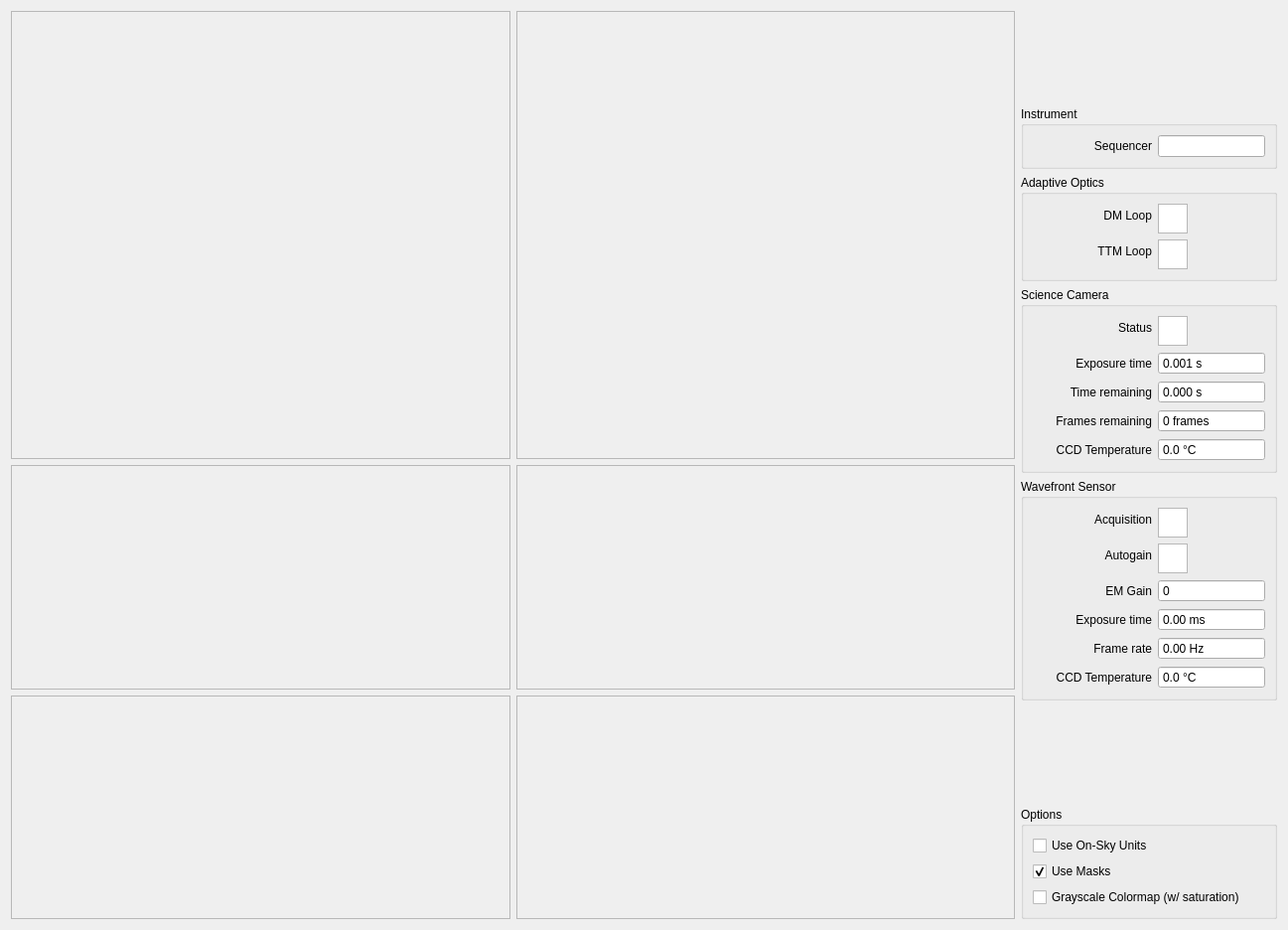
<?xml version="1.0" encoding="UTF-8"?>
<ui version="4.0">
 <class>MainWidget</class>
 <widget class="QWidget" name="MainWidget">
  <property name="geometry">
   <rect>
    <x>0</x>
    <y>0</y>
    <width>1297</width>
    <height>936</height>
   </rect>
  </property>
  <property name="windowTitle">
   <string>Main - KalAO</string>
  </property>
  <layout class="QGridLayout" name="gridLayout" rowstretch="2,1,1" columnstretch="1,1,0">
   <item row="2" column="0">
    <widget class="QFrame" name="dm_frame">
     <property name="frameShape">
      <enum>QFrame::Shape::StyledPanel</enum>
     </property>
     <property name="frameShadow">
      <enum>QFrame::Shadow::Raised</enum>
     </property>
     <layout class="QGridLayout" name="gridLayout_3">
      <property name="leftMargin">
       <number>0</number>
      </property>
      <property name="topMargin">
       <number>0</number>
      </property>
      <property name="rightMargin">
       <number>0</number>
      </property>
      <property name="bottomMargin">
       <number>0</number>
      </property>
     </layout>
    </widget>
   </item>
   <item row="0" column="0">
    <widget class="QFrame" name="wfs_frame">
     <property name="frameShape">
      <enum>QFrame::Shape::StyledPanel</enum>
     </property>
     <property name="frameShadow">
      <enum>QFrame::Shadow::Raised</enum>
     </property>
     <layout class="QGridLayout" name="gridLayout_2">
      <property name="leftMargin">
       <number>0</number>
      </property>
      <property name="topMargin">
       <number>0</number>
      </property>
      <property name="rightMargin">
       <number>0</number>
      </property>
      <property name="bottomMargin">
       <number>0</number>
      </property>
     </layout>
    </widget>
   </item>
   <item row="2" column="1">
    <widget class="QFrame" name="ttm_frame">
     <property name="frameShape">
      <enum>QFrame::Shape::StyledPanel</enum>
     </property>
     <property name="frameShadow">
      <enum>QFrame::Shadow::Raised</enum>
     </property>
     <layout class="QGridLayout" name="gridLayout_6">
      <property name="leftMargin">
       <number>0</number>
      </property>
      <property name="topMargin">
       <number>0</number>
      </property>
      <property name="rightMargin">
       <number>0</number>
      </property>
      <property name="bottomMargin">
       <number>0</number>
      </property>
     </layout>
    </widget>
   </item>
   <item row="0" column="2" rowspan="3">
    <layout class="QVBoxLayout" name="side_layout">
     <item>
      <widget class="QLabel" name="label">
       <property name="minimumSize">
        <size>
         <width>0</width>
         <height>90</height>
        </size>
       </property>
       <property name="styleSheet">
        <string notr="true">image: url(:/assets/logo/KalAO_logo.svg);
margin: 10px;</string>
       </property>
      </widget>
     </item>
     <item>
      <widget class="QGroupBox" name="instrument_groupbox">
       <property name="title">
        <string>Instrument</string>
       </property>
       <layout class="QFormLayout" name="formLayout_4">
        <item row="0" column="0">
         <widget class="QLabel" name="sequencer_label">
          <property name="minimumSize">
           <size>
            <width>120</width>
            <height>0</height>
           </size>
          </property>
          <property name="maximumSize">
           <size>
            <width>120</width>
            <height>16777215</height>
           </size>
          </property>
          <property name="text">
           <string>Sequencer</string>
          </property>
          <property name="alignment">
           <set>Qt::AlignmentFlag::AlignRight|Qt::AlignmentFlag::AlignTrailing|Qt::AlignmentFlag::AlignVCenter</set>
          </property>
         </widget>
        </item>
        <item row="0" column="1">
         <widget class="QLineEdit" name="sequencer_lineedit">
          <property name="readOnly">
           <bool>true</bool>
          </property>
         </widget>
        </item>
       </layout>
      </widget>
     </item>
     <item>
      <widget class="QGroupBox" name="ao_groupbox">
       <property name="title">
        <string>Adaptive Optics</string>
       </property>
       <layout class="QFormLayout" name="formLayout_3">
        <item row="0" column="0">
         <widget class="QLabel" name="dmloop_label">
          <property name="minimumSize">
           <size>
            <width>120</width>
            <height>0</height>
           </size>
          </property>
          <property name="maximumSize">
           <size>
            <width>120</width>
            <height>16777215</height>
           </size>
          </property>
          <property name="text">
           <string>DM Loop</string>
          </property>
          <property name="alignment">
           <set>Qt::AlignmentFlag::AlignRight|Qt::AlignmentFlag::AlignTrailing|Qt::AlignmentFlag::AlignVCenter</set>
          </property>
         </widget>
        </item>
        <item row="0" column="1">
         <widget class="KStatusIndicator" name="dmloop_indicator">
          <property name="sizePolicy">
           <sizepolicy hsizetype="Fixed" vsizetype="Fixed">
            <horstretch>0</horstretch>
            <verstretch>0</verstretch>
           </sizepolicy>
          </property>
          <property name="minimumSize">
           <size>
            <width>30</width>
            <height>30</height>
           </size>
          </property>
          <property name="maximumSize">
           <size>
            <width>30</width>
            <height>30</height>
           </size>
          </property>
         </widget>
        </item>
        <item row="1" column="0">
         <widget class="QLabel" name="ttmloop_label">
          <property name="minimumSize">
           <size>
            <width>120</width>
            <height>0</height>
           </size>
          </property>
          <property name="maximumSize">
           <size>
            <width>120</width>
            <height>16777215</height>
           </size>
          </property>
          <property name="text">
           <string>TTM Loop</string>
          </property>
          <property name="alignment">
           <set>Qt::AlignmentFlag::AlignRight|Qt::AlignmentFlag::AlignTrailing|Qt::AlignmentFlag::AlignVCenter</set>
          </property>
         </widget>
        </item>
        <item row="1" column="1">
         <widget class="KStatusIndicator" name="ttmloop_indicator">
          <property name="sizePolicy">
           <sizepolicy hsizetype="Fixed" vsizetype="Fixed">
            <horstretch>0</horstretch>
            <verstretch>0</verstretch>
           </sizepolicy>
          </property>
          <property name="minimumSize">
           <size>
            <width>30</width>
            <height>30</height>
           </size>
          </property>
          <property name="maximumSize">
           <size>
            <width>30</width>
            <height>30</height>
           </size>
          </property>
         </widget>
        </item>
       </layout>
      </widget>
     </item>
     <item>
      <widget class="QGroupBox" name="camera_groupbox">
       <property name="title">
        <string>Science Camera</string>
       </property>
       <layout class="QFormLayout" name="formLayout_2">
        <item row="0" column="0">
         <widget class="QLabel" name="camera_status_label">
          <property name="minimumSize">
           <size>
            <width>120</width>
            <height>0</height>
           </size>
          </property>
          <property name="maximumSize">
           <size>
            <width>120</width>
            <height>16777215</height>
           </size>
          </property>
          <property name="text">
           <string>Status</string>
          </property>
          <property name="alignment">
           <set>Qt::AlignmentFlag::AlignRight|Qt::AlignmentFlag::AlignTrailing|Qt::AlignmentFlag::AlignVCenter</set>
          </property>
         </widget>
        </item>
        <item row="0" column="1">
         <widget class="KStatusIndicator" name="cameras_status_indicator">
          <property name="sizePolicy">
           <sizepolicy hsizetype="Fixed" vsizetype="Fixed">
            <horstretch>0</horstretch>
            <verstretch>0</verstretch>
           </sizepolicy>
          </property>
          <property name="minimumSize">
           <size>
            <width>30</width>
            <height>30</height>
           </size>
          </property>
          <property name="maximumSize">
           <size>
            <width>30</width>
            <height>30</height>
           </size>
          </property>
         </widget>
        </item>
        <item row="1" column="0">
         <widget class="QLabel" name="camera_exposure_time_label">
          <property name="minimumSize">
           <size>
            <width>120</width>
            <height>0</height>
           </size>
          </property>
          <property name="maximumSize">
           <size>
            <width>120</width>
            <height>16777215</height>
           </size>
          </property>
          <property name="text">
           <string>Exposure time</string>
          </property>
          <property name="alignment">
           <set>Qt::AlignmentFlag::AlignRight|Qt::AlignmentFlag::AlignTrailing|Qt::AlignmentFlag::AlignVCenter</set>
          </property>
         </widget>
        </item>
        <item row="1" column="1">
         <widget class="KNaNDoubleSpinbox" name="camera_exposure_time_spinbox">
          <property name="readOnly">
           <bool>true</bool>
          </property>
          <property name="buttonSymbols">
           <enum>QAbstractSpinBox::ButtonSymbols::NoButtons</enum>
          </property>
          <property name="keyboardTracking">
           <bool>false</bool>
          </property>
          <property name="suffix">
           <string> s</string>
          </property>
          <property name="decimals">
           <number>3</number>
          </property>
          <property name="minimum">
           <double>0.001000000000000</double>
          </property>
          <property name="maximum">
           <double>99999999.000000000000000</double>
          </property>
         </widget>
        </item>
        <item row="2" column="0">
         <widget class="QLabel" name="camera_remaining_time_label">
          <property name="minimumSize">
           <size>
            <width>120</width>
            <height>0</height>
           </size>
          </property>
          <property name="maximumSize">
           <size>
            <width>120</width>
            <height>16777215</height>
           </size>
          </property>
          <property name="text">
           <string>Time remaining</string>
          </property>
          <property name="alignment">
           <set>Qt::AlignmentFlag::AlignRight|Qt::AlignmentFlag::AlignTrailing|Qt::AlignmentFlag::AlignVCenter</set>
          </property>
         </widget>
        </item>
        <item row="2" column="1">
         <widget class="KNaNDoubleSpinbox" name="camera_remaining_time_spinbox">
          <property name="readOnly">
           <bool>true</bool>
          </property>
          <property name="buttonSymbols">
           <enum>QAbstractSpinBox::ButtonSymbols::NoButtons</enum>
          </property>
          <property name="keyboardTracking">
           <bool>false</bool>
          </property>
          <property name="suffix">
           <string> s</string>
          </property>
          <property name="decimals">
           <number>3</number>
          </property>
          <property name="minimum">
           <double>0.000000000000000</double>
          </property>
          <property name="maximum">
           <double>99999999.000000000000000</double>
          </property>
         </widget>
        </item>
        <item row="3" column="0">
         <widget class="QLabel" name="camera_remaining_frames_label">
          <property name="minimumSize">
           <size>
            <width>120</width>
            <height>0</height>
           </size>
          </property>
          <property name="maximumSize">
           <size>
            <width>120</width>
            <height>16777215</height>
           </size>
          </property>
          <property name="text">
           <string>Frames remaining</string>
          </property>
          <property name="alignment">
           <set>Qt::AlignmentFlag::AlignRight|Qt::AlignmentFlag::AlignTrailing|Qt::AlignmentFlag::AlignVCenter</set>
          </property>
         </widget>
        </item>
        <item row="3" column="1">
         <widget class="QSpinBox" name="camera_remaining_frames_spinbox">
          <property name="readOnly">
           <bool>true</bool>
          </property>
          <property name="buttonSymbols">
           <enum>QAbstractSpinBox::ButtonSymbols::NoButtons</enum>
          </property>
          <property name="keyboardTracking">
           <bool>false</bool>
          </property>
          <property name="suffix">
           <string> frames</string>
          </property>
          <property name="minimum">
           <number>-1</number>
          </property>
          <property name="maximum">
           <number>9999</number>
          </property>
         </widget>
        </item>
        <item row="4" column="0">
         <widget class="QLabel" name="camera_ccd_temperature_label">
          <property name="minimumSize">
           <size>
            <width>120</width>
            <height>0</height>
           </size>
          </property>
          <property name="maximumSize">
           <size>
            <width>120</width>
            <height>16777215</height>
           </size>
          </property>
          <property name="text">
           <string>CCD Temperature</string>
          </property>
          <property name="alignment">
           <set>Qt::AlignmentFlag::AlignRight|Qt::AlignmentFlag::AlignTrailing|Qt::AlignmentFlag::AlignVCenter</set>
          </property>
         </widget>
        </item>
        <item row="4" column="1">
         <widget class="KNaNDoubleSpinbox" name="camera_ccd_temperature_spinbox">
          <property name="readOnly">
           <bool>true</bool>
          </property>
          <property name="buttonSymbols">
           <enum>QAbstractSpinBox::ButtonSymbols::NoButtons</enum>
          </property>
          <property name="keyboardTracking">
           <bool>false</bool>
          </property>
          <property name="suffix">
           <string> °C</string>
          </property>
          <property name="decimals">
           <number>1</number>
          </property>
          <property name="minimum">
           <double>-100.000000000000000</double>
          </property>
          <property name="maximum">
           <double>100.000000000000000</double>
          </property>
         </widget>
        </item>
       </layout>
      </widget>
     </item>
     <item>
      <widget class="QGroupBox" name="wfs_groupbox">
       <property name="title">
        <string>Wavefront Sensor</string>
       </property>
       <layout class="QFormLayout" name="formLayout">
        <item row="0" column="0">
         <widget class="QLabel" name="wfs_acquisition_label">
          <property name="minimumSize">
           <size>
            <width>120</width>
            <height>0</height>
           </size>
          </property>
          <property name="maximumSize">
           <size>
            <width>120</width>
            <height>16777215</height>
           </size>
          </property>
          <property name="text">
           <string>Acquisition</string>
          </property>
          <property name="alignment">
           <set>Qt::AlignmentFlag::AlignRight|Qt::AlignmentFlag::AlignTrailing|Qt::AlignmentFlag::AlignVCenter</set>
          </property>
         </widget>
        </item>
        <item row="0" column="1">
         <widget class="KStatusIndicator" name="wfs_acquisition_indicator">
          <property name="sizePolicy">
           <sizepolicy hsizetype="Fixed" vsizetype="Fixed">
            <horstretch>0</horstretch>
            <verstretch>0</verstretch>
           </sizepolicy>
          </property>
          <property name="minimumSize">
           <size>
            <width>30</width>
            <height>30</height>
           </size>
          </property>
          <property name="maximumSize">
           <size>
            <width>30</width>
            <height>30</height>
           </size>
          </property>
         </widget>
        </item>
        <item row="1" column="0">
         <widget class="QLabel" name="wfs_autogain_label">
          <property name="minimumSize">
           <size>
            <width>120</width>
            <height>0</height>
           </size>
          </property>
          <property name="maximumSize">
           <size>
            <width>120</width>
            <height>16777215</height>
           </size>
          </property>
          <property name="text">
           <string>Autogain</string>
          </property>
          <property name="alignment">
           <set>Qt::AlignmentFlag::AlignRight|Qt::AlignmentFlag::AlignTrailing|Qt::AlignmentFlag::AlignVCenter</set>
          </property>
         </widget>
        </item>
        <item row="1" column="1">
         <widget class="KStatusIndicator" name="wfs_autogain_indicator">
          <property name="sizePolicy">
           <sizepolicy hsizetype="Fixed" vsizetype="Fixed">
            <horstretch>0</horstretch>
            <verstretch>0</verstretch>
           </sizepolicy>
          </property>
          <property name="minimumSize">
           <size>
            <width>30</width>
            <height>30</height>
           </size>
          </property>
          <property name="maximumSize">
           <size>
            <width>30</width>
            <height>30</height>
           </size>
          </property>
         </widget>
        </item>
        <item row="2" column="0">
         <widget class="QLabel" name="wfs_emgain_label">
          <property name="minimumSize">
           <size>
            <width>120</width>
            <height>0</height>
           </size>
          </property>
          <property name="maximumSize">
           <size>
            <width>120</width>
            <height>16777215</height>
           </size>
          </property>
          <property name="text">
           <string>EM Gain</string>
          </property>
          <property name="alignment">
           <set>Qt::AlignmentFlag::AlignRight|Qt::AlignmentFlag::AlignTrailing|Qt::AlignmentFlag::AlignVCenter</set>
          </property>
         </widget>
        </item>
        <item row="2" column="1">
         <widget class="QSpinBox" name="wfs_emgain_spinbox">
          <property name="readOnly">
           <bool>true</bool>
          </property>
          <property name="buttonSymbols">
           <enum>QAbstractSpinBox::ButtonSymbols::NoButtons</enum>
          </property>
          <property name="keyboardTracking">
           <bool>false</bool>
          </property>
          <property name="suffix">
           <string/>
          </property>
          <property name="minimum">
           <number>-1</number>
          </property>
          <property name="maximum">
           <number>9999</number>
          </property>
         </widget>
        </item>
        <item row="3" column="0">
         <widget class="QLabel" name="wfs_exposuretime_label">
          <property name="minimumSize">
           <size>
            <width>120</width>
            <height>0</height>
           </size>
          </property>
          <property name="maximumSize">
           <size>
            <width>120</width>
            <height>16777215</height>
           </size>
          </property>
          <property name="text">
           <string>Exposure time</string>
          </property>
          <property name="alignment">
           <set>Qt::AlignmentFlag::AlignRight|Qt::AlignmentFlag::AlignTrailing|Qt::AlignmentFlag::AlignVCenter</set>
          </property>
         </widget>
        </item>
        <item row="3" column="1">
         <widget class="KNaNDoubleSpinbox" name="wfs_exposuretime_spinbox">
          <property name="readOnly">
           <bool>true</bool>
          </property>
          <property name="buttonSymbols">
           <enum>QAbstractSpinBox::ButtonSymbols::NoButtons</enum>
          </property>
          <property name="keyboardTracking">
           <bool>false</bool>
          </property>
          <property name="suffix">
           <string> ms</string>
          </property>
          <property name="decimals">
           <number>2</number>
          </property>
          <property name="minimum">
           <double>0.000000000000000</double>
          </property>
          <property name="maximum">
           <double>99999999.000000000000000</double>
          </property>
         </widget>
        </item>
        <item row="4" column="0">
         <widget class="QLabel" name="wfs_framerate_label">
          <property name="minimumSize">
           <size>
            <width>120</width>
            <height>0</height>
           </size>
          </property>
          <property name="maximumSize">
           <size>
            <width>120</width>
            <height>16777215</height>
           </size>
          </property>
          <property name="text">
           <string>Frame rate</string>
          </property>
          <property name="alignment">
           <set>Qt::AlignmentFlag::AlignRight|Qt::AlignmentFlag::AlignTrailing|Qt::AlignmentFlag::AlignVCenter</set>
          </property>
         </widget>
        </item>
        <item row="4" column="1">
         <widget class="KNaNDoubleSpinbox" name="wfs_framerate_spinbox">
          <property name="readOnly">
           <bool>true</bool>
          </property>
          <property name="buttonSymbols">
           <enum>QAbstractSpinBox::ButtonSymbols::NoButtons</enum>
          </property>
          <property name="keyboardTracking">
           <bool>false</bool>
          </property>
          <property name="suffix">
           <string> Hz</string>
          </property>
          <property name="decimals">
           <number>2</number>
          </property>
          <property name="minimum">
           <double>0.000000000000000</double>
          </property>
          <property name="maximum">
           <double>10000.000000000000000</double>
          </property>
         </widget>
        </item>
        <item row="5" column="0">
         <widget class="QLabel" name="wfs_ccd_temperature_label">
          <property name="minimumSize">
           <size>
            <width>120</width>
            <height>0</height>
           </size>
          </property>
          <property name="maximumSize">
           <size>
            <width>120</width>
            <height>16777215</height>
           </size>
          </property>
          <property name="text">
           <string>CCD Temperature</string>
          </property>
          <property name="alignment">
           <set>Qt::AlignmentFlag::AlignRight|Qt::AlignmentFlag::AlignTrailing|Qt::AlignmentFlag::AlignVCenter</set>
          </property>
         </widget>
        </item>
        <item row="5" column="1">
         <widget class="KNaNDoubleSpinbox" name="wfs_ccd_temperature_spinbox">
          <property name="readOnly">
           <bool>true</bool>
          </property>
          <property name="buttonSymbols">
           <enum>QAbstractSpinBox::ButtonSymbols::NoButtons</enum>
          </property>
          <property name="keyboardTracking">
           <bool>false</bool>
          </property>
          <property name="suffix">
           <string> °C</string>
          </property>
          <property name="decimals">
           <number>1</number>
          </property>
          <property name="minimum">
           <double>-100.000000000000000</double>
          </property>
          <property name="maximum">
           <double>100.000000000000000</double>
          </property>
         </widget>
        </item>
       </layout>
      </widget>
     </item>
     <item>
      <spacer name="verticalSpacer">
       <property name="orientation">
        <enum>Qt::Orientation::Vertical</enum>
       </property>
       <property name="sizeHint" stdset="0">
        <size>
         <width>20</width>
         <height>40</height>
        </size>
       </property>
      </spacer>
     </item>
     <item>
      <widget class="QGroupBox" name="options_groupbox">
       <property name="title">
        <string>Options</string>
       </property>
       <layout class="QVBoxLayout" name="verticalLayout_7">
        <item>
         <widget class="QCheckBox" name="onsky_checkbox">
          <property name="text">
           <string>Use On-Sky Units</string>
          </property>
         </widget>
        </item>
        <item>
         <widget class="QCheckBox" name="masks_checkbox">
          <property name="text">
           <string>Use Masks</string>
          </property>
          <property name="checked">
           <bool>true</bool>
          </property>
         </widget>
        </item>
        <item>
         <widget class="QCheckBox" name="colormap_checkbox">
          <property name="text">
           <string>Grayscale Colormap (w/ saturation)</string>
          </property>
         </widget>
        </item>
       </layout>
      </widget>
     </item>
    </layout>
   </item>
   <item row="0" column="1">
    <widget class="QFrame" name="camera_frame">
     <property name="frameShape">
      <enum>QFrame::Shape::StyledPanel</enum>
     </property>
     <property name="frameShadow">
      <enum>QFrame::Shadow::Raised</enum>
     </property>
     <layout class="QGridLayout" name="gridLayout_7">
      <property name="leftMargin">
       <number>0</number>
      </property>
      <property name="topMargin">
       <number>0</number>
      </property>
      <property name="rightMargin">
       <number>0</number>
      </property>
      <property name="bottomMargin">
       <number>0</number>
      </property>
     </layout>
    </widget>
   </item>
   <item row="1" column="0">
    <widget class="QFrame" name="flux_frame">
     <property name="frameShape">
      <enum>QFrame::Shape::StyledPanel</enum>
     </property>
     <property name="frameShadow">
      <enum>QFrame::Shadow::Raised</enum>
     </property>
     <layout class="QGridLayout" name="gridLayout_5">
      <property name="leftMargin">
       <number>0</number>
      </property>
      <property name="topMargin">
       <number>0</number>
      </property>
      <property name="rightMargin">
       <number>0</number>
      </property>
      <property name="bottomMargin">
       <number>0</number>
      </property>
     </layout>
    </widget>
   </item>
   <item row="1" column="1">
    <widget class="QFrame" name="slopes_frame">
     <property name="frameShape">
      <enum>QFrame::Shape::StyledPanel</enum>
     </property>
     <property name="frameShadow">
      <enum>QFrame::Shadow::Raised</enum>
     </property>
     <layout class="QGridLayout" name="gridLayout_4">
      <property name="leftMargin">
       <number>0</number>
      </property>
      <property name="topMargin">
       <number>0</number>
      </property>
      <property name="rightMargin">
       <number>0</number>
      </property>
      <property name="bottomMargin">
       <number>0</number>
      </property>
     </layout>
    </widget>
   </item>
  </layout>
 </widget>
 <customwidgets>
  <customwidget>
   <class>KStatusIndicator</class>
   <extends>QGraphicsView</extends>
   <header>kalao.guis.utils.widgets</header>
  </customwidget>
  <customwidget>
   <class>KNaNDoubleSpinbox</class>
   <extends>QDoubleSpinBox</extends>
   <header>kalao.guis.utils.widgets</header>
  </customwidget>
 </customwidgets>
 <resources>
  <include location="../assets.qrc"/>
 </resources>
 <connections/>
</ui>
